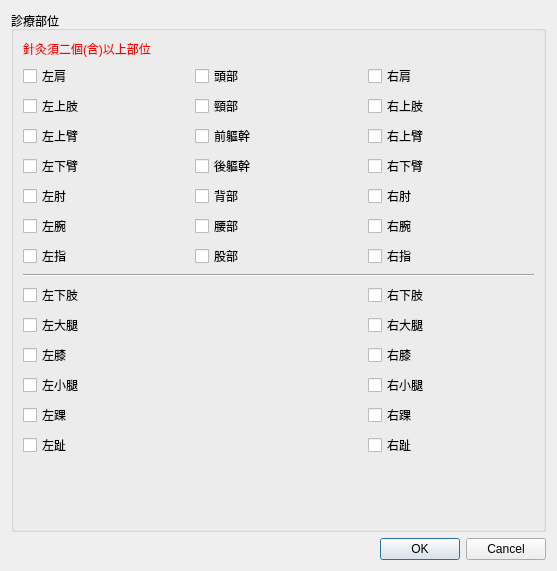
<?xml version="1.0" encoding="UTF-8"?>
<ui version="4.0">
 <class>Dialog_treat_position</class>
 <widget class="QDialog" name="Dialog_treat_position">
  <property name="windowModality">
   <enum>Qt::NonModal</enum>
  </property>
  <property name="geometry">
   <rect>
    <x>0</x>
    <y>0</y>
    <width>557</width>
    <height>571</height>
   </rect>
  </property>
  <property name="sizePolicy">
   <sizepolicy hsizetype="Preferred" vsizetype="Preferred">
    <horstretch>0</horstretch>
    <verstretch>0</verstretch>
   </sizepolicy>
  </property>
  <property name="windowTitle">
   <string>設定診療部位</string>
  </property>
  <layout class="QVBoxLayout" name="verticalLayout">
   <item>
    <layout class="QHBoxLayout" name="horizontalLayout">
     <item>
      <layout class="QVBoxLayout" name="verticalLayout_2">
       <item>
        <widget class="QGroupBox" name="groupBox_5">
         <property name="title">
          <string>診療部位</string>
         </property>
         <property name="flat">
          <bool>true</bool>
         </property>
         <layout class="QGridLayout" name="gridLayout_2">
          <item row="9" column="2">
           <widget class="QCheckBox" name="checkBox_ru6">
            <property name="text">
             <string>右腕</string>
            </property>
           </widget>
          </item>
          <item row="10" column="0">
           <widget class="QCheckBox" name="checkBox_lu7">
            <property name="text">
             <string>左指</string>
            </property>
           </widget>
          </item>
          <item row="15" column="0">
           <widget class="QCheckBox" name="checkBox_lb3">
            <property name="text">
             <string>左膝</string>
            </property>
           </widget>
          </item>
          <item row="7" column="2">
           <widget class="QCheckBox" name="checkBox_ru5">
            <property name="text">
             <string>右肘</string>
            </property>
           </widget>
          </item>
          <item row="18" column="0">
           <widget class="QCheckBox" name="checkBox_lb6">
            <property name="text">
             <string>左趾</string>
            </property>
           </widget>
          </item>
          <item row="3" column="2">
           <widget class="QCheckBox" name="checkBox_ru1">
            <property name="text">
             <string>右肩</string>
            </property>
           </widget>
          </item>
          <item row="10" column="1">
           <widget class="QCheckBox" name="checkBox_c7">
            <property name="text">
             <string>股部</string>
            </property>
           </widget>
          </item>
          <item row="16" column="2">
           <widget class="QCheckBox" name="checkBox_rb4">
            <property name="text">
             <string>右小腿</string>
            </property>
           </widget>
          </item>
          <item row="5" column="1">
           <widget class="QCheckBox" name="checkBox_c3">
            <property name="text">
             <string>前軀幹</string>
            </property>
           </widget>
          </item>
          <item row="5" column="0">
           <widget class="QCheckBox" name="checkBox_lu3">
            <property name="text">
             <string>左上臂</string>
            </property>
           </widget>
          </item>
          <item row="5" column="2">
           <widget class="QCheckBox" name="checkBox_ru3">
            <property name="text">
             <string>右上臂</string>
            </property>
           </widget>
          </item>
          <item row="12" column="0">
           <widget class="QCheckBox" name="checkBox_lb1">
            <property name="text">
             <string>左下肢</string>
            </property>
           </widget>
          </item>
          <item row="15" column="2">
           <widget class="QCheckBox" name="checkBox_rb3">
            <property name="text">
             <string>右膝</string>
            </property>
           </widget>
          </item>
          <item row="9" column="0">
           <widget class="QCheckBox" name="checkBox_lu6">
            <property name="text">
             <string>左腕</string>
            </property>
           </widget>
          </item>
          <item row="3" column="0">
           <widget class="QCheckBox" name="checkBox_lu1">
            <property name="text">
             <string>左肩</string>
            </property>
           </widget>
          </item>
          <item row="17" column="0">
           <widget class="QCheckBox" name="checkBox_lb5">
            <property name="text">
             <string>左踝</string>
            </property>
           </widget>
          </item>
          <item row="16" column="0">
           <widget class="QCheckBox" name="checkBox_lb4">
            <property name="text">
             <string>左小腿</string>
            </property>
           </widget>
          </item>
          <item row="14" column="0">
           <widget class="QCheckBox" name="checkBox_lb2">
            <property name="text">
             <string>左大腿</string>
            </property>
           </widget>
          </item>
          <item row="12" column="2">
           <widget class="QCheckBox" name="checkBox_rb1">
            <property name="text">
             <string>右下肢</string>
            </property>
           </widget>
          </item>
          <item row="4" column="1">
           <widget class="QCheckBox" name="checkBox_c2">
            <property name="text">
             <string>頸部</string>
            </property>
           </widget>
          </item>
          <item row="11" column="0" colspan="3">
           <widget class="Line" name="line">
            <property name="orientation">
             <enum>Qt::Horizontal</enum>
            </property>
           </widget>
          </item>
          <item row="4" column="2">
           <widget class="QCheckBox" name="checkBox_ru2">
            <property name="text">
             <string>右上肢</string>
            </property>
           </widget>
          </item>
          <item row="10" column="2">
           <widget class="QCheckBox" name="checkBox_ru7">
            <property name="text">
             <string>右指</string>
            </property>
           </widget>
          </item>
          <item row="7" column="1">
           <widget class="QCheckBox" name="checkBox_c5">
            <property name="text">
             <string>背部</string>
            </property>
           </widget>
          </item>
          <item row="9" column="1">
           <widget class="QCheckBox" name="checkBox_c6">
            <property name="text">
             <string>腰部</string>
            </property>
           </widget>
          </item>
          <item row="7" column="0">
           <widget class="QCheckBox" name="checkBox_lu5">
            <property name="text">
             <string>左肘</string>
            </property>
           </widget>
          </item>
          <item row="18" column="2">
           <widget class="QCheckBox" name="checkBox_rb6">
            <property name="text">
             <string>右趾</string>
            </property>
           </widget>
          </item>
          <item row="17" column="2">
           <widget class="QCheckBox" name="checkBox_rb5">
            <property name="text">
             <string>右踝</string>
            </property>
           </widget>
          </item>
          <item row="3" column="1">
           <widget class="QCheckBox" name="checkBox_c1">
            <property name="text">
             <string>頭部</string>
            </property>
           </widget>
          </item>
          <item row="6" column="2">
           <widget class="QCheckBox" name="checkBox_ru4">
            <property name="text">
             <string>右下臂</string>
            </property>
           </widget>
          </item>
          <item row="6" column="0">
           <widget class="QCheckBox" name="checkBox_lu4">
            <property name="text">
             <string>左下臂</string>
            </property>
           </widget>
          </item>
          <item row="6" column="1">
           <widget class="QCheckBox" name="checkBox_c4">
            <property name="text">
             <string>後軀幹</string>
            </property>
           </widget>
          </item>
          <item row="14" column="2">
           <widget class="QCheckBox" name="checkBox_rb2">
            <property name="text">
             <string>右大腿</string>
            </property>
           </widget>
          </item>
          <item row="4" column="0">
           <widget class="QCheckBox" name="checkBox_lu2">
            <property name="text">
             <string>左上肢</string>
            </property>
           </widget>
          </item>
          <item row="19" column="0">
           <spacer name="verticalSpacer">
            <property name="orientation">
             <enum>Qt::Vertical</enum>
            </property>
            <property name="sizeHint" stdset="0">
             <size>
              <width>20</width>
              <height>40</height>
             </size>
            </property>
           </spacer>
          </item>
          <item row="0" column="0" colspan="3">
           <widget class="QLabel" name="label_acupuncture_hint">
            <property name="styleSheet">
             <string notr="true">color: red</string>
            </property>
            <property name="text">
             <string>針灸須二個(含)以上部位</string>
            </property>
           </widget>
          </item>
         </layout>
        </widget>
       </item>
      </layout>
     </item>
    </layout>
   </item>
   <item>
    <widget class="QDialogButtonBox" name="buttonBox">
     <property name="orientation">
      <enum>Qt::Horizontal</enum>
     </property>
     <property name="standardButtons">
      <set>QDialogButtonBox::Cancel|QDialogButtonBox::Ok</set>
     </property>
     <property name="centerButtons">
      <bool>false</bool>
     </property>
    </widget>
   </item>
  </layout>
 </widget>
 <resources/>
 <connections>
  <connection>
   <sender>buttonBox</sender>
   <signal>accepted()</signal>
   <receiver>Dialog_treat_position</receiver>
   <slot>accept()</slot>
   <hints>
    <hint type="sourcelabel">
     <x>248</x>
     <y>254</y>
    </hint>
    <hint type="destinationlabel">
     <x>157</x>
     <y>274</y>
    </hint>
   </hints>
  </connection>
  <connection>
   <sender>buttonBox</sender>
   <signal>rejected()</signal>
   <receiver>Dialog_treat_position</receiver>
   <slot>reject()</slot>
   <hints>
    <hint type="sourcelabel">
     <x>316</x>
     <y>260</y>
    </hint>
    <hint type="destinationlabel">
     <x>286</x>
     <y>274</y>
    </hint>
   </hints>
  </connection>
 </connections>
</ui>
